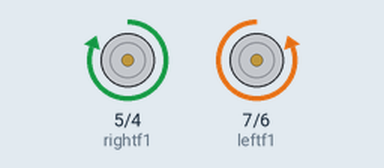
This sketch was run on a simulated Arduino Uno, built with avr-gcc and run on an emulated ATmega328P. Parts: motor-driver pin pairs drawn as motors (green arrow = first pin HIGH = forward, orange = second pin HIGH = backward, longer = more drive).

Above: at 0.5 s.
Timing chart, 0 to 4.6 s (numbered marks = the images above):
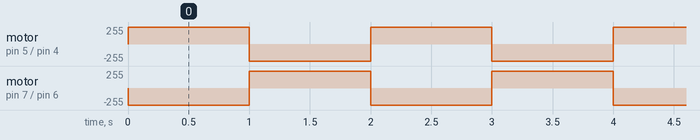

Measured:
- by itself, motor on pin 5 (rightf1) / pin 4 (rightf2), motor on pin 7 (leftf1) / pin 6 (leftf2): alternates forward 255/255 for 1.0 s and backward 255/255 for 1.0 s

The sketch:

FORWARD-AND-REVERSE.ino
```cpp
// (licence header left out)
// the setup function runs once when you press reset or power the board
int leftf1=7;
int leftf2=6;
int rightf1=5;
int rightf2=4;
void setup()
{
  // initialize digital pin LED_BUILTIN as an output.

    pinMode(leftf1, OUTPUT);
    pinMode(leftf2, OUTPUT);
    pinMode(rightf1, OUTPUT);
    pinMode(rightf2, OUTPUT);

}

// the loop function runs over and over again forever
void loop()

  {
 forward();
 delay(1000);
 reverse();
 delay(1000);
   }

void forward()
{

  digitalWrite(leftf1, LOW);   // turn the LED on (HIGH is the voltage level)
  digitalWrite(leftf2, HIGH);   // turn the LED on (HIGH is the voltage level)
  digitalWrite(rightf1, HIGH);   // turn the LED on (HIGH is the voltage level)
  digitalWrite(rightf2, LOW);   // turn the LED on (HIGH is the voltage level)    // wait for a second

  }
  void reverse()
  {

  digitalWrite(leftf1, HIGH);   // turn the LED on (HIGH is the voltage level)
  digitalWrite(leftf2, LOW);   // turn the LED on (HIGH is the voltage level)
  digitalWrite(rightf1, LOW);   // turn the LED on (HIGH is the voltage level)
  digitalWrite(rightf2, HIGH);   // turn the LED on (HIGH is the voltage level)

    }
```
